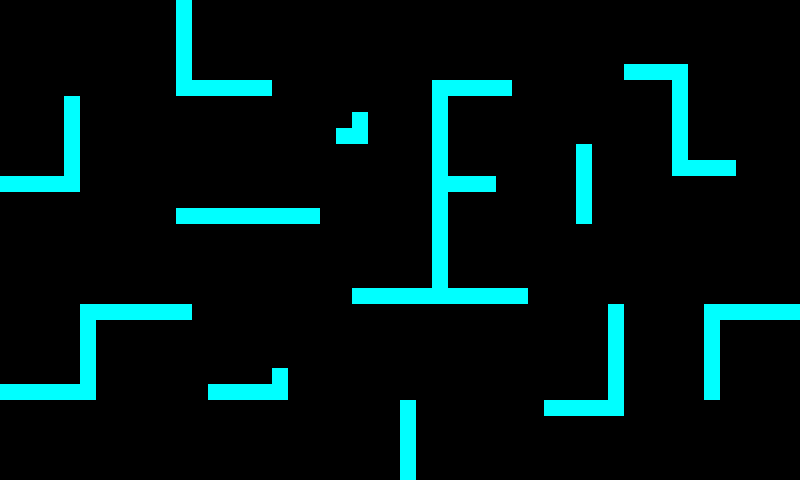

Below is a game level as drawn by its tile map, then a one-line description and the .tmx that defines it (tile-layer data replaced by summaries):
An orthogonal 50x30 tile map with 16x16 px tiles, 2 tile layers (Background, Walls), 2 tilesets.

<map version="1.10" tiledversion="1.10.2" orientation="orthogonal" renderorder="right-down" width="50" height="30" tilewidth="16" tileheight="16" infinite="0" nextlayerid="5" nextobjectid="1">
 <tileset firstgid="1" source="background.tsx" />
 <tileset firstgid="170" source="wall.tsx" />
 <layer id="3" name="Background" width="50" height="30">
  <data>[1500 cells, 1500 non-empty, 1 distinct tile ids]</data>
 </layer>
 <layer id="4" name="Walls" width="50" height="30">
  <data>[1500 cells, 132 non-empty, 1 distinct tile ids]</data>
 </layer>
</map>
